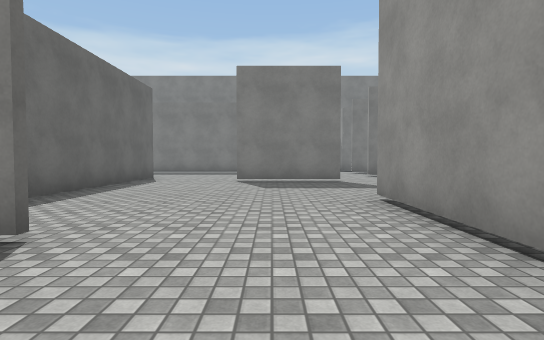
[1] (above)

24 first-person views from a walk through a Unity game level. The camera is 1.2 m above the floor, tilts 2° down and sees 80° across. The floor is counted in squares, 2 m on a side. Each view is taken from the middle of a square. On the plan, view 1 faces up. The plan holds only what a view shows up to about 10 squares ahead; the rest is blank. The place goes on beyond the plan. Surface patterns are stand-ins for the level's own textures.

[2]
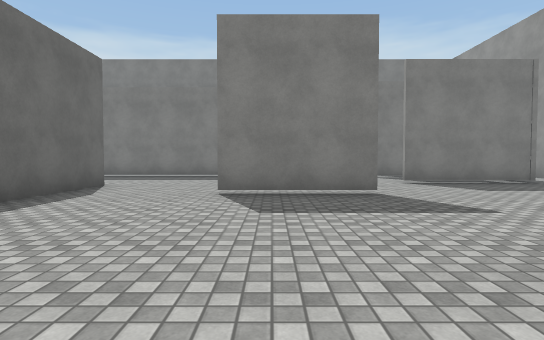

[3]
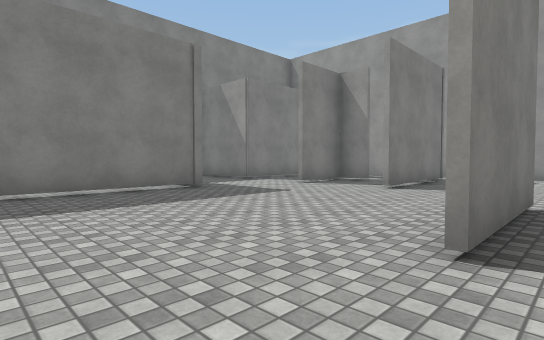

[4]
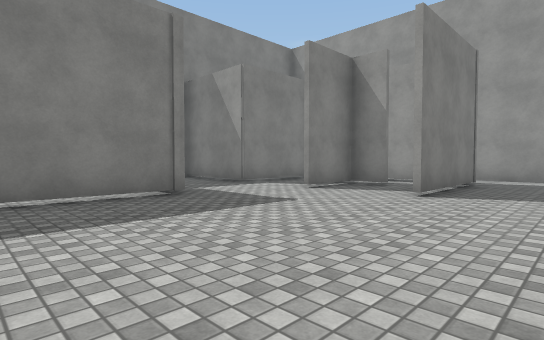

[5]
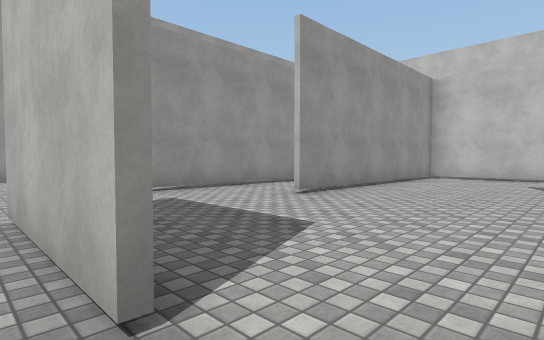

[6]
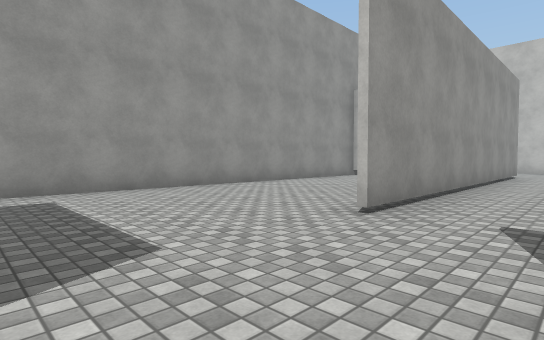

[7]
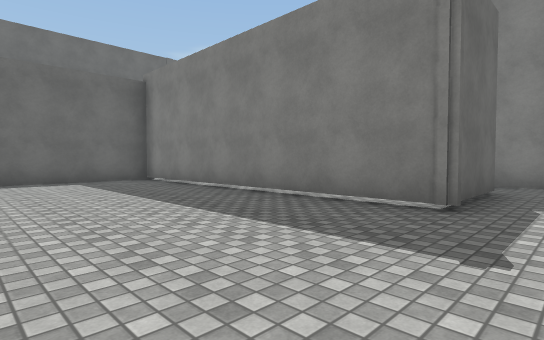

[8]
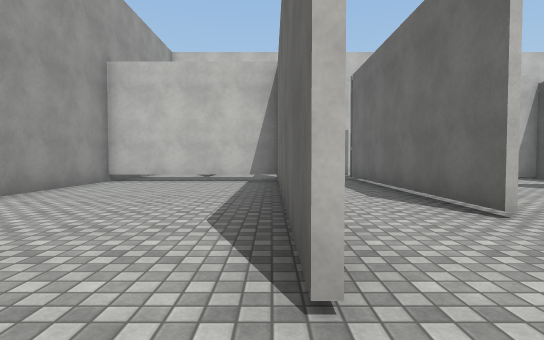

[9]
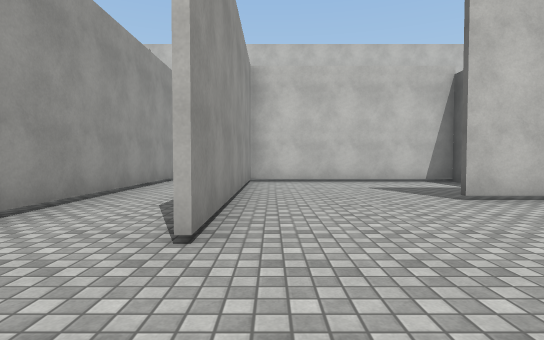

[10]
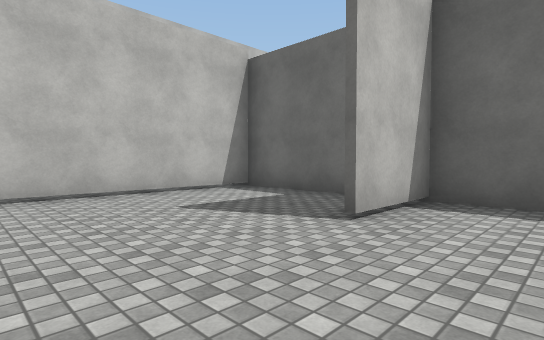

[11]
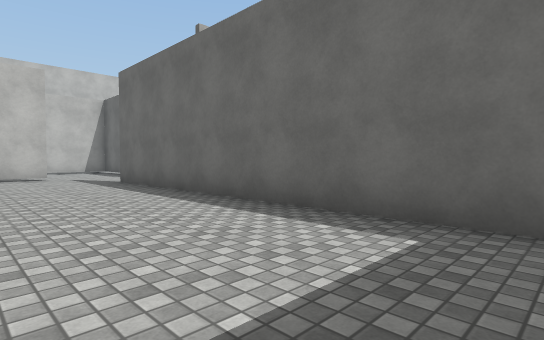

[12]
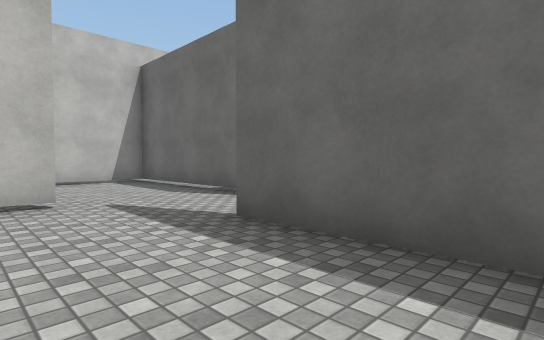

[13]
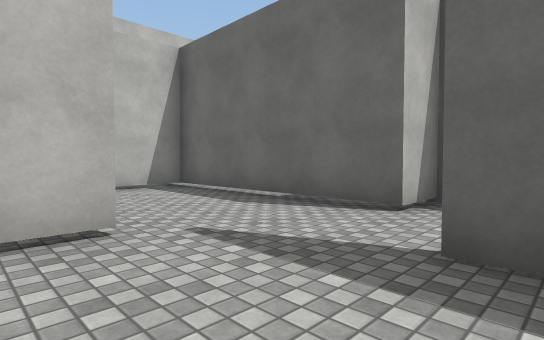

[14]
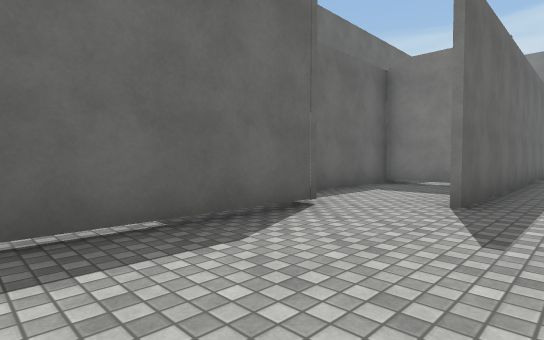

[15]
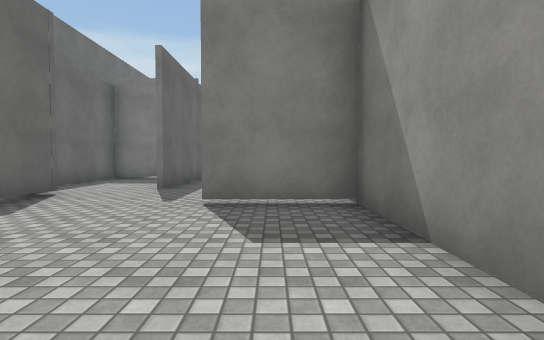

[16]
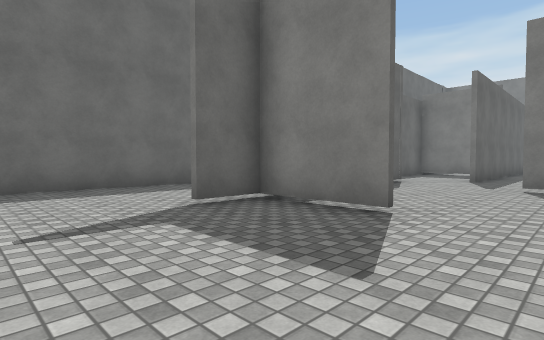

[17]
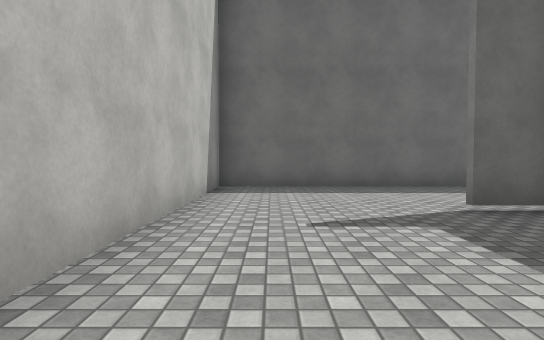

[18]
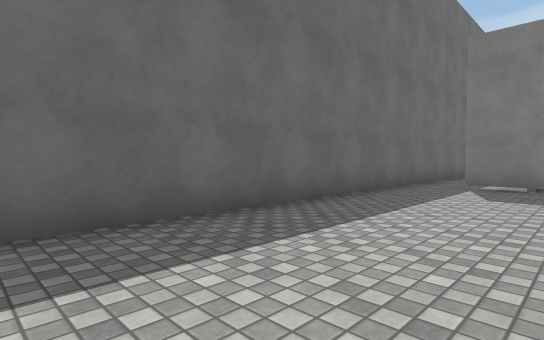

[19]
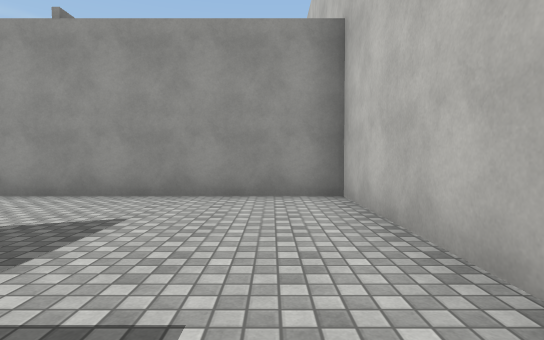

[20]
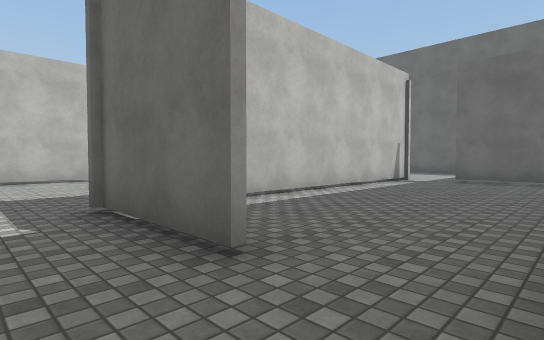

[21]
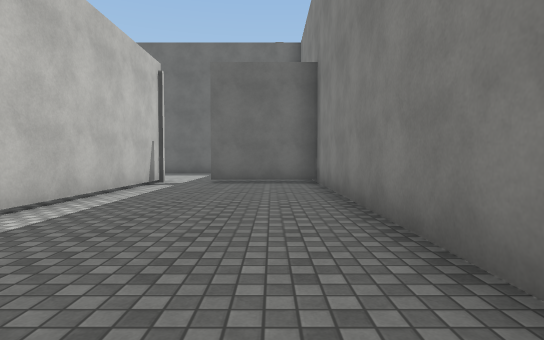

[22]
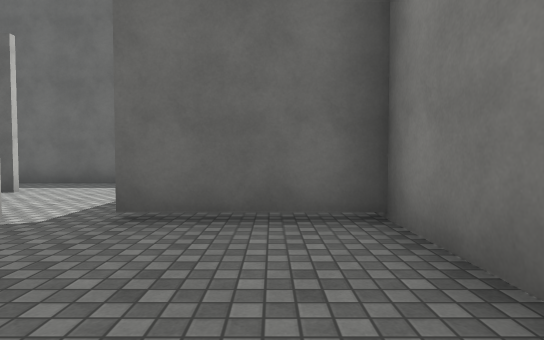

[23]
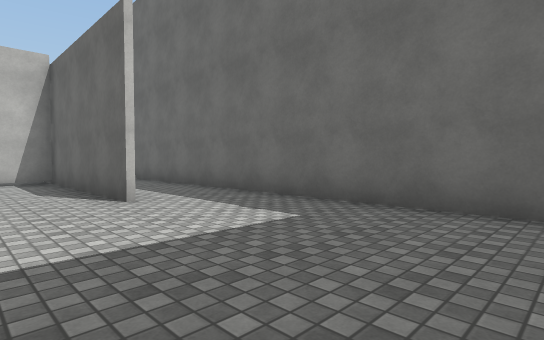

[24]
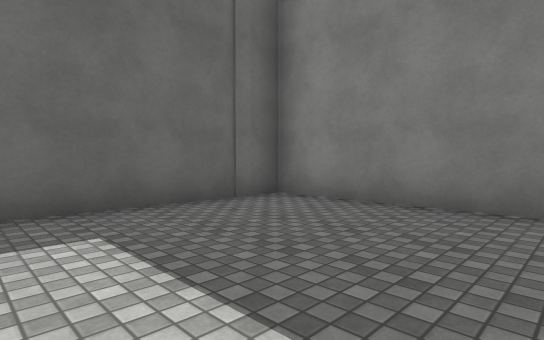

### Floor plan
Key: @ floor where view 1 was taken; # wall or solid block; . floor; T thing the floor can be seen under or through.
Columns run from 12 left of view 1 to 9 right of it. Each row starts with its distance up from view 1.
 19 ##############
 18 #....#.........#
 17 #....T.........#.
 16 #....T.......#.#..
 15 #............#.####
 14 #....#########...##
 13 #....#..........###. #
 12 #.#..#............#. #
 11 #.#. #..........###..#
 10 #.#. #..#............#
  9 #.#. #..#...##.......#
  8 # ####..#............#
  7 # #..#..#............#
  6 # #..#..#.......#....#
  5 #.#..#..#.......#....#
  4 #.#.....#.....#.#....#
  3 #.##....#.....#.#....#
  2 #..#...####...#.#....#
  1 #..#....#.....#.#....#
  0 #..#....#...@.#.#....#
 -1 #..#....#.....#.######
 -2 #..###..#######.#....
 -3 #.......#
 -4 #.......#
 -5 #.......#
 -6 #.......#
 -7 #########

Positions as (right, up) in squares from view 1, and headings:
1: (0, 0), facing up
2: (0, 3), facing up
3: (-3, 8), facing up-right
4: (-2, 9), facing up-right
5: (-2, 9), facing down-right
6: (2, 10), facing down-right
7: (2, 10), facing up-left
8: (4, 8), facing down
9: (1, 7), facing down
10: (1, 4), facing down-left
11: (-4, 13), facing down-left
12: (-5, 7), facing down-left
13: (-5, 5), facing down-left
14: (-6, 0), facing up-left
15: (-5, -2), facing up
16: (-5, -5), facing up-left
17: (-5, -5), facing left
18: (-9, -4), facing up-left
19: (-9, -5), facing right
20: (2, 18), facing down-left
21: (1, 17), facing left
22: (-4, 17), facing left
23: (-8, 17), facing down-left
24: (-8, 14), facing up-left
